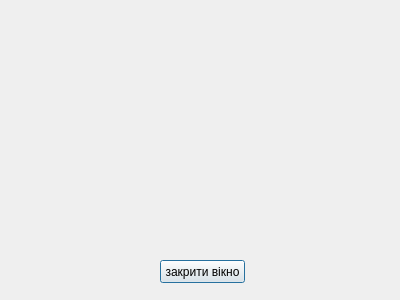
<?xml version="1.0" encoding="UTF-8"?>
<ui version="4.0">
 <class>help</class>
 <widget class="QDialog" name="help">
  <property name="geometry">
   <rect>
    <x>0</x>
    <y>0</y>
    <width>400</width>
    <height>300</height>
   </rect>
  </property>
  <property name="windowTitle">
   <string>довідка</string>
  </property>
  <widget class="QPushButton" name="pushButton">
   <property name="geometry">
    <rect>
     <x>160</x>
     <y>260</y>
     <width>85</width>
     <height>23</height>
    </rect>
   </property>
   <property name="text">
    <string>закрити вікно</string>
   </property>
  </widget>
 </widget>
 <resources/>
 <connections>
  <connection>
   <sender>pushButton</sender>
   <signal>clicked()</signal>
   <receiver>help</receiver>
   <slot>close()</slot>
   <hints>
    <hint type="sourcelabel">
     <x>202</x>
     <y>271</y>
    </hint>
    <hint type="destinationlabel">
     <x>199</x>
     <y>149</y>
    </hint>
   </hints>
  </connection>
 </connections>
</ui>
